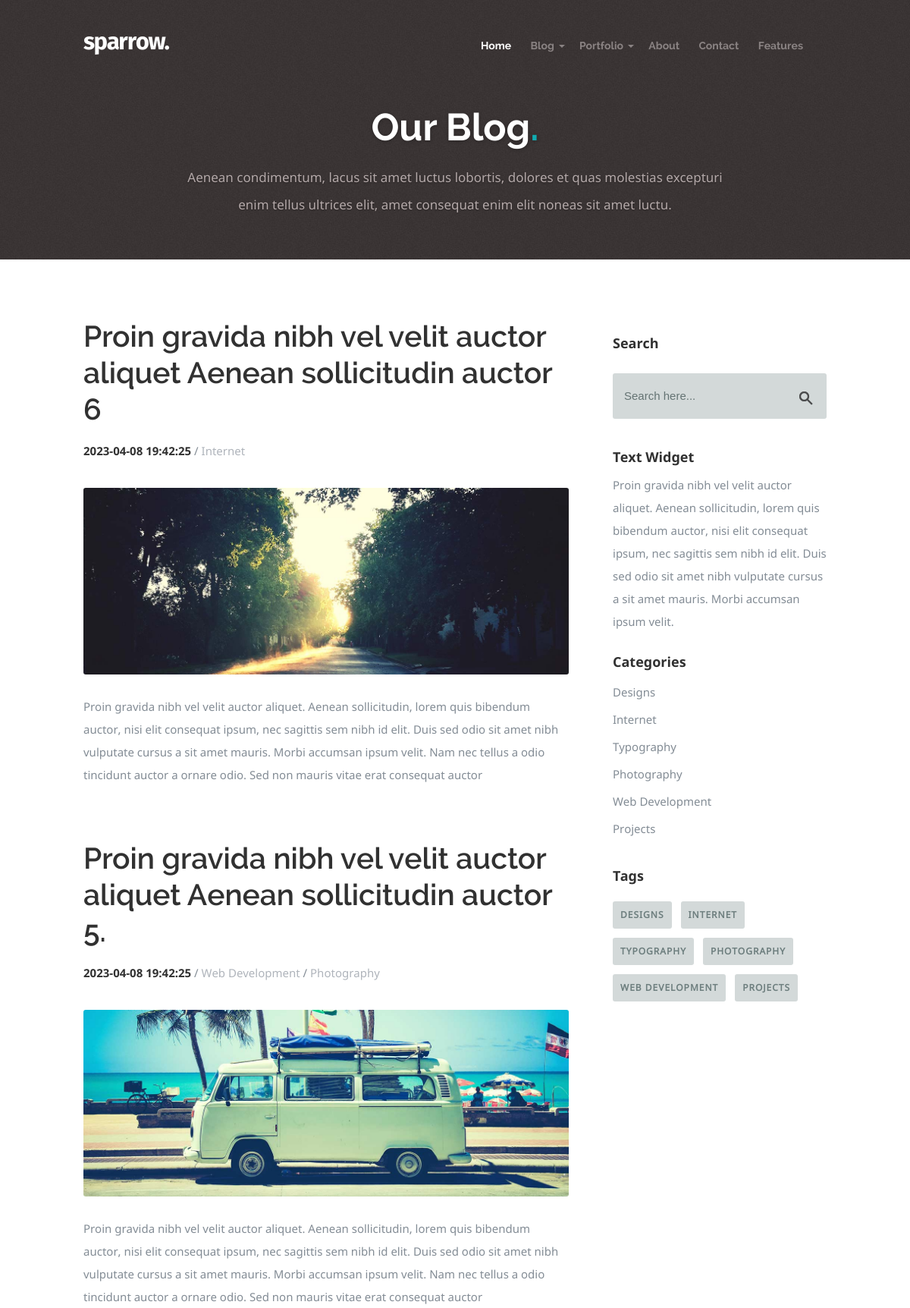
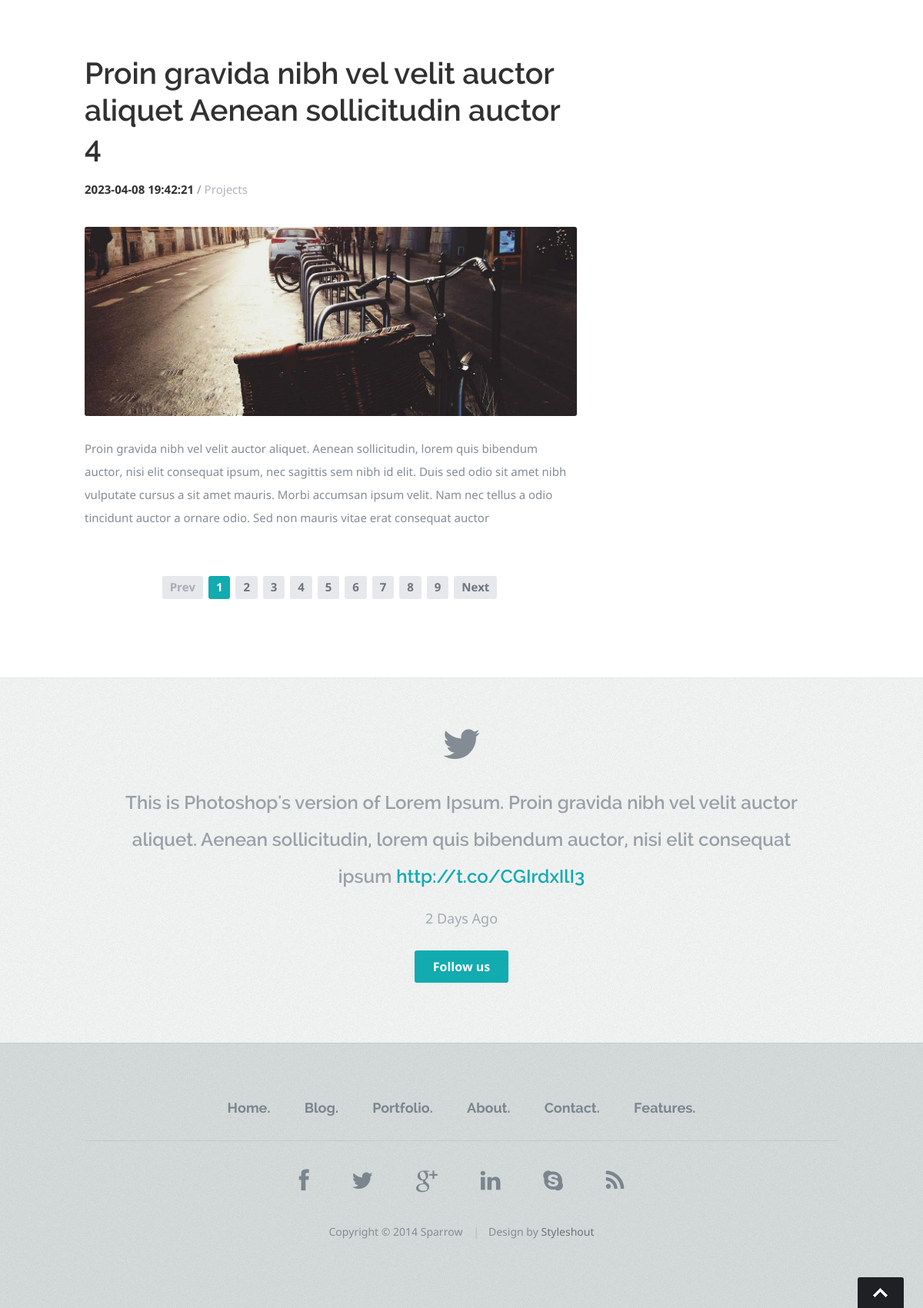
Screenshot of /blog.php with the database file from the repository (2 pictures, top to bottom).
### tables this page shows
CREATE TABLE `posts` (
  `id` int NOT NULL,
  `title` varchar(255) DEFAULT NULL,
  `image_path` varchar(255) DEFAULT NULL,
  `text` text,
  `pubdate` datetime NOT NULL DEFAULT CURRENT_TIMESTAMP,
  `author` int DEFAULT NULL
);

CREATE TABLE `categories` (
  `id` int NOT NULL,
  `name` varchar(255) DEFAULT NULL,
  `description` text NOT NULL
);

### blog.php (the view, shortened to what this page needs)
<?php
require_once 'config/connect.php';
?>
<!DOCTYPE html>
<html class="no-js" lang="en">
<head>
   <link rel="stylesheet" href="css/default.css">
   <link rel="stylesheet" href="css/layout.css">
   <link rel="stylesheet" href="css/media-queries.css">
</head>
<body>
   <?php
   require_once('header.php');
   ?>
   <div id="page-title">
      <div class="row">
         <div class="ten columns centered text-center">
            <h1>Our Blog<span>.</span></h1>
            <p>Aenean condimentum, lacus sit amet luctus lobortis, dolores et quas molestias excepturi
               enim tellus ultrices elit, amet consequat enim elit noneas sit amet luctu. </p>
         </div>
      </div>
   </div>
   <div class="content-outer">
      <div id="page-content" class="row">
         <div id="primary" class="eight columns">
            <?php
            $posts = mysqli_query($connect, "SELECT * FROM `posts`");
            $posts = mysqli_fetch_all($posts);
            $posts = array_slice($posts, -3);
            $posts = array_reverse($posts);
            foreach ($posts as $post) {
            ?>
               <article class="post">
                  <div class="entry-header cf">
                     <h1><a href="single.php?id=<?= $post[0] ?>" title=""><?php echo $post[1]; ?></a></h1>
                     <p class="post-meta">
                        <time class="date" datetime="2014-01-14"><?php echo $post[4]; ?></time>
                        <?php
                        $post_categories = mysqli_query($connect, "SELECT * FROM `post_categories`");
                        $post_categories = mysqli_fetch_all($post_categories);
                        $categories = mysqli_query($connect, "SELECT * FROM `categories`");
                        $categories = mysqli_fetch_all($categories);
                        ?>
                        <span class="categories">
                           <?php
                           foreach ($post_categories as $item) {
                              if ($item[1] === $post[0]) {
                                 foreach ($categories as $categorie) {
                                    if ($item[2] === $categorie[0]) {
                           ?>
                                       / <a href="categories.php?id=<?= $categorie[0] ?>"><?= $categorie[1] ?></a>
                           <?php
                                    }
                                 }
                              }
                           }
                           ?>
                        </span>
                     </p>
                  </div>
                  <div class="post-thumb">
                     <a href="single.php?id=<?= $post[0] ?>" title=""><img src="<?php echo $post[2]; ?>" alt="post-image" title="post-image"></a>
                  </div>
                  <div class="post-content">
                     <p><?php echo substr($post[3], 0, 340); ?></p>
                  </div>
               </article>
            <?php
            }
            ?>
            <nav class="col full pagination">
               <ul>
                  <li><span class="page-numbers prev inactive">Prev</span></li>
                  <li><span class="page-numbers current">1</span></li>
                  <li><a href="#" class="page-numbers">2</a></li>
                  <li><a href="#" class="page-numbers">3</a></li>
                  <li><a href="#" class="page-numbers">4</a></li>
                  <li><a href="#" class="page-numbers">5</a></li>
                  <li><a href="#" class="page-numbers">6</a></li>
                  <li><a href="#" class="page-numbers">7</a></li>
                  <li><a href="#" class="page-numbers">8</a></li>
                  <li><a href="#" class="page-numbers">9</a></li>
                  <li><a href="#" class="page-numbers next">Next</a></li>
               </ul>
            </nav>
         </div>
         <div id="secondary" class="four columns end">
            <aside id="sidebar">
               <div class="widget widget_search">
                  <h5>Search</h5>
                  <form action="#">
                     <input class="text-search" type="text" onfocus="if (this.value == 'Search here...') { this.value = ''; }" onblur="if(this.value == '') { this.value = 'Search here...'; }" value="Search here...">
                     <input type="submit" class="submit-search" value="">
                  </form>
               </div>
               <div class="widget widget_text">
                  <h5 class="widget-title">Text Widget</h5>
                  <div class="textwidget">Proin gravida nibh vel velit auctor aliquet.
                     Aenean sollicitudin, lorem quis bibendum auctor, nisi elit consequat ipsum,
                     nec sagittis sem nibh id elit. Duis sed odio sit amet nibh vulputate cursus
                     a sit amet mauris. Morbi accumsan ipsum velit. </div>
               </div>
               <?php
               $categories = mysqli_query($connect, "SELECT * FROM `categories`");
               $categories = mysqli_fetch_all($categories);
               ?>
               <div class="widget widget_categories">
                  <h5 class="widget-title">Categories</h5>
                  <ul class="link-list cf">
                     <?php foreach ($categories as $item) {; ?>
                        <li><a href="categories.php?id=<?= $item[0] ?>"><?= $item[1] ?></a></li>
                     <?php }; ?>
                  </ul>
               </div>
               <div class="widget widget_tag_cloud">
                  <h5 class="widget-title">Tags</h5>
                  <div class="tagcloud cf">
                     <?php foreach ($categories as $item) {; ?>
                        <a href="tags.php?id=<?= $item[0] ?>"><?= $item[1] ?></a>
                     <?php }; ?>
                  </div>
               </div>
            </aside>
         </div>
      </div>
   </div>
   <section id="tweets">
      <div class="row">
         <div class="tweeter-icon align-center">
            <i class="fa fa-twitter"></i>
         </div>
         <ul id="twitter" class="align-center">
            <li>
               <span>
                  This is Photoshop's version of Lorem Ipsum. Proin gravida nibh vel velit auctor aliquet.
                  Aenean sollicitudin, lorem quis bibendum auctor, nisi elit consequat ipsum
                  <a href="#">http://t.co/CGIrdxIlI3</a>
               </span>
               <b><a href="#">2 Days Ago</a></b>
            </li>
         </ul>
         <p class="align-center"><a href="#" class="button">Follow us</a></p>
      </div>
   </section>
   <?php include('footer.php'); ?>
</body>
</html>

### header.php (shortened to what this page needs)
<header>
    <div class="row">
        <div class="twelve columns">
            <div class="logo">
                <a href="index.php"><img alt="" src="images/logo.png"></a>
            </div>
            <nav id="nav-wrap">
                <ul id="nav" class="nav">
                    <li class="current"><a href="/">Home</a></li>
                    <li><span><a href="blog.php">Blog</a></span>
                    </li>
                    <li><span><a href="portfolios.php">Portfolio</a></span>
                    </li>
                    <li><a href="about.php">About</a></li>
                    <li><a href="contact.php">Contact</a></li>
                    <li><a href="styles.php">Features</a></li>
                </ul>
            </nav>
        </div>
    </div>
</header>

### footer.php
<footer>
    <div class="row">
        <div class="twelve columns">
            <ul class="footer-nav">
                <li><a href="/">Home.</a></li>
                <li><a href="/blog.php">Blog.</a></li>
                <li><a href="/portfolio-index.php">Portfolio.</a></li>
                <li><a href="/about.php">About.</a></li>
                <li><a href="/contact.php">Contact.</a></li>
                <li><a href="/styles.php">Features.</a></li>
            </ul>
            <ul class="footer-social">
                <li><a href="#"><i class="fa fa-facebook"></i></a></li>
                <li><a href="#"><i class="fa fa-twitter"></i></a></li>
                <li><a href="#"><i class="fa fa-google-plus"></i></a></li>
                <li><a href="#"><i class="fa fa-linkedin"></i></a></li>
                <li><a href="#"><i class="fa fa-skype"></i></a></li>
                <li><a href="#"><i class="fa fa-rss"></i></a></li>
            </ul>
            <ul class="copyright">
                <li>Copyright &copy; 2014 Sparrow</li>
                <li>Design by <a href="http://www.styleshout.com/">Styleshout</a></li>
            </ul>
        </div>
        <div id="go-top" style="display: block;"><a title="Back to Top" href="#">Go To Top</a></div>
    </div>
</footer>

### css/default.css (style rules this page uses)
html, body, div, span, object, iframe, h1, h2, h3, h4, h5, h6, p, blockquote, pre, abbr, address, cite, code, del, dfn, em, img, ins, kbd, q, samp, small, strong, sub, sup, var, b, i, dl, dt, dd, ol, ul, li, fieldset, form, label, legend, table, caption, tbody, tfoot, thead, tr, th, td, article, aside, canvas, details, figcaption, figure, footer, header, hgroup, menu, nav, section, summary, time, mark, audio, video { margin: 0; padding: 0; border: 0; outline: 0; font-size: 100%; vertical-align: baseline; background: transparent; }
article,aside,details,figcaption,figure, footer,header,hgroup,menu,nav,section { display: block; }
*, *:before, *:after { -moz-box-sizing: border-box; -webkit-box-sizing: border-box; box-sizing: border-box; }
html { font-size: 62.5%; }
body { background: #fff; font-family: notosans-regular, sans-serif; font-size: 15px; line-height: 30px; color: #838C95; -webkit-font-smoothing: antialiased; -webkit-text-size-adjust: 100%; }
h1, h2, h3, h4, h5, h6 { color: #313131; font-family: raleway-bold, sans-serif; }
h1 a, h2 a, h3 a, h4 a, h5 a, h6 a { font-weight: inherit; }
h1 { font-size: 42px; line-height: 48px; margin-bottom: 12px; }
h5 { font-size: 18px; line-height: 30px; }
p { margin: 0 0 30px 0; }
strong, b { font: 15px/30px notosans-bold, sans-serif; }
a, a:visited { text-decoration: none; outline: 0; color: #11ABB0; -webkit-transition: color .3s ease-in-out; -moz-transition: color .3s ease-in-out; -o-transition: color .3s ease-in-out; transition: color .3s ease-in-out; }
p a, p a:visited { line-height: inherit; }
ul, ol { margin-bottom: 24px; margin-top: 12px; }
ul { list-style: none outside; }
li { line-height: 18px; margin-bottom: 12px; }
.pagination { margin: 36px auto; text-align: center; }
.pagination ul li { display: inline-block; margin: 0; padding: 0; }
.pagination .page-numbers { font: 15px/18px notosans-bold, sans-serif; display: inline-block; padding: 6px 10px; margin-right: 3px; margin-bottom: 6px; color: #6E757C; background-color: #E6E8EB; -webkit-transition: all 200ms ease-in-out; -moz-transition: all 200ms ease-in-out; -o-transition: all 200ms ease-in-out; -ms-transition: all 200ms ease-in-out; transition: all 200ms ease-in-out; -moz-border-radius: 3px; -webkit-border-radius: 3px; -khtml-border-radius: 3px; border-radius: 3px; }
.pagination .current, .pagination .current:hover { background-color: #11ABB0; color: #fff; }
.pagination .inactive, .pagination .inactive:hover { background-color: #E6E8EB; color: #A9ADB2; }
img { max-width: 100%; height: auto; }
.button, .button:visited, button, input[type="submit"], input[type="reset"], input[type="button"] { font: 16px/30px notosans-bold, sans-serif; background: #11ABB0; display: inline-block; text-decoration: none; letter-spacing: 0; color: #fff; padding: 12px 24px; margin-bottom: 18px; border: none; cursor: pointer; height: auto; -webkit-transition: all .2s ease-in-out; -moz-transition: all .2s ease-in-out; -o-transition: all .2s ease-in-out; -ms-transition: all .2s ease-in-out; transition: all .2s ease-in-out; -moz-border-radius: 3px; -webkit-border-radius: 3px; -khtml-border-radius: 3px; border-radius: 3px; }
form { margin-bottom: 24px; }
input[type="text"], input[type="password"], input[type="email"], textarea, select { display: block; padding: 18px 15px; margin: 0 0 24px 0; border: 0; outline: none; vertical-align: middle; min-width: 260px; max-width: 100%; font-size: 15px; line-height: 24px; color: #647373; background: #D3D9D9; -moz-border-radius: 3px; -webkit-border-radius: 3px; -khtml-border-radius: 3px; border-radius: 3px; }
.row { width: 96%; max-width: 1020px; margin: 0 auto; }
.row:before, .row:after { content: " "; display: table; }
.row:after { clear: both; }
.column, .columns { position: relative; padding: 0 20px; min-height: 1px; float: left; }
.column.centered, .columns.centered { float: none; margin: 0 auto; }
[class*="column"] + [class*="column"]:last-child { float: right; }
[class*="column"] + [class*="column"].end { float: right; }
.row .four { width: 33.33333%; }
.row .eight { width: 66.66667%; }
.row .ten { width: 83.33333%; }
.row .twelve { width: 100%; }
.cf:before, .cf:after { content: " "; display: table; }
.cf:after { clear: both; }
.text-center { text-align: center !important; }
.align-center { margin-left: auto !important; margin-right: auto !important; text-align: center !important; }

### rows the page displays
posts: title "Proin gravida nibh vel velit auctor aliquet Aenean sollicitudin auctor 6", pubdate "2023-04-08 19:42:25", image_path (picture), text "Proin gravida nibh vel velit auctor aliquet. Aenean sollicitudin, lorem quis bibendum auctor, nisi elit consequat ipsum, nec sagittis sem nibh id elit. Duis sed odio sit amet nibh vulputate cursus a sit amet mauris. Morbi accumsan ipsum velit. Nam nec tellus a odio tincidunt auctor a ornare odio. Sed non mauris vitae erat consequat auctor"
categories: name "Internet", name "INTERNET"
posts: title "Proin gravida nibh vel velit auctor aliquet Aenean sollicitudin auctor 5.", pubdate "2023-04-08 19:42:25", image_path (picture), text "Proin gravida nibh vel velit auctor aliquet. Aenean sollicitudin, lorem quis bibendum auctor, nisi elit consequat ipsum, nec sagittis sem nibh id elit. Duis sed odio sit amet nibh vulputate cursus a sit amet mauris. Morbi accumsan ipsum velit. Nam nec tellus a odio tincidunt auctor a ornare odio. Sed non mauris vitae erat consequat auctor"
categories: name "Web Development", name "WEB DEVELOPMENT"
categories: name "Photography", name "PHOTOGRAPHY"
posts: title "Proin gravida nibh vel velit auctor aliquet Aenean sollicitudin auctor 4", pubdate "2023-04-08 19:42:21", image_path (picture), text "Proin gravida nibh vel velit auctor aliquet. Aenean sollicitudin, lorem quis bibendum auctor, nisi elit consequat ipsum, nec sagittis sem nibh id elit. Duis sed odio sit amet nibh vulputate cursus a sit amet mauris. Morbi accumsan ipsum velit. Nam nec tellus a odio tincidunt auctor a ornare odio. Sed non mauris vitae erat consequat auctor"
categories: name "Projects", name "PROJECTS"
categories: name "Designs", name "DESIGNS"
categories: name "Typography", name "TYPOGRAPHY"
